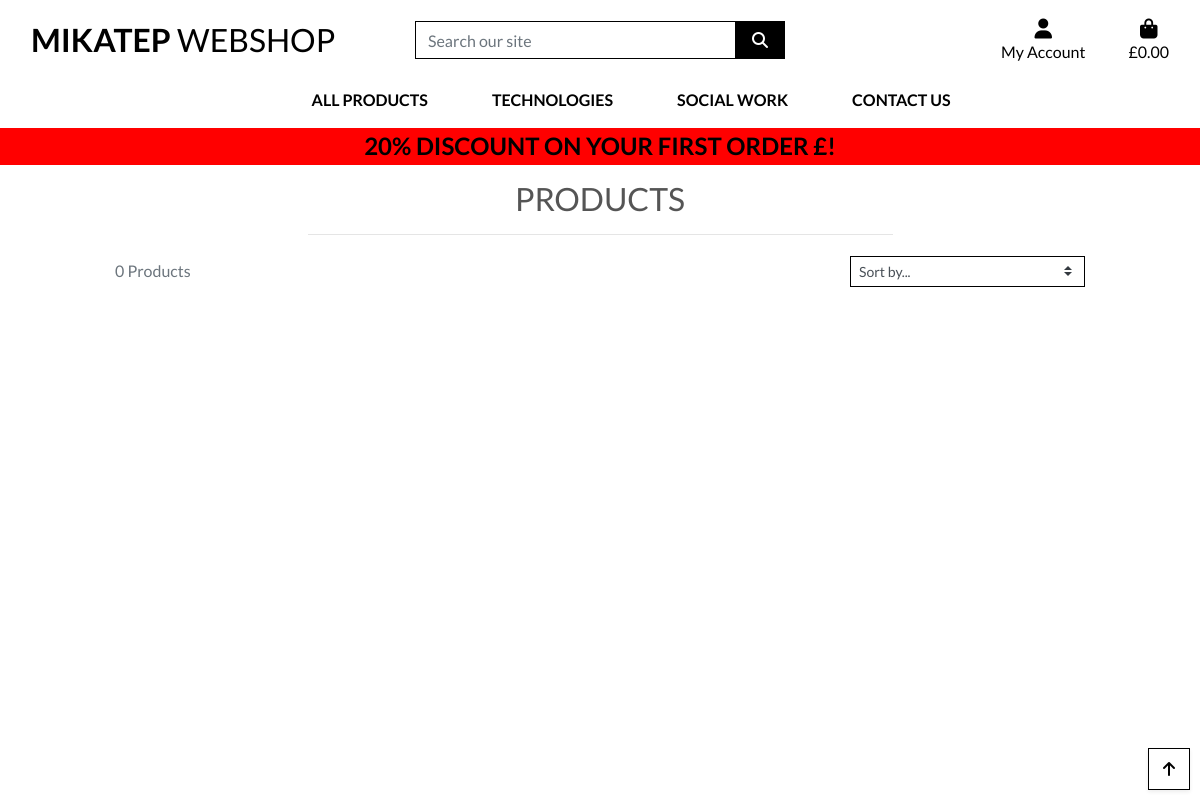
The app's page /products/?category=basic-frontend, older data.
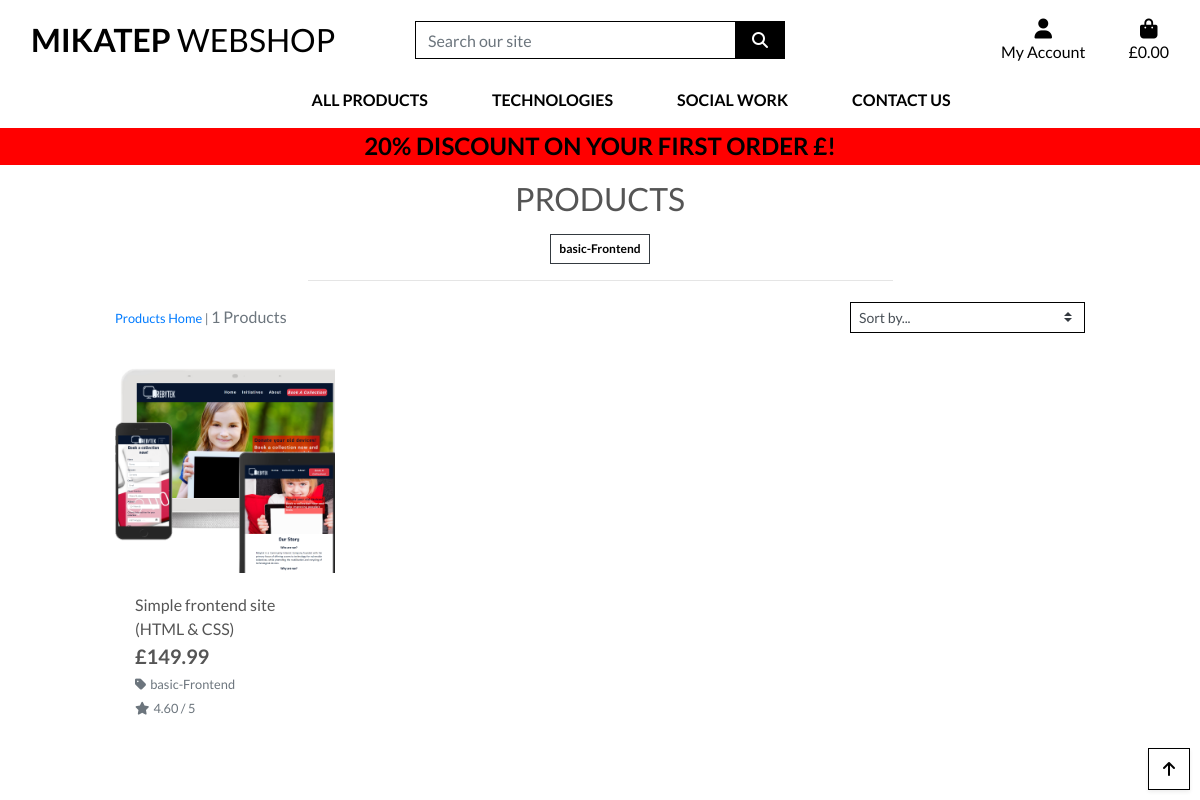
The same page, newer data.
### products/models.py (models this page shows, shortened)
class Category(models.Model):
    class Meta:
        verbose_name_plural ='Categories'
    name = models.CharField(max_length=254)
    friendly_name = models.CharField(max_length=254, null=True, blank=True)

class Product(models.Model):
    category = models.ForeignKey('Category', null=True, blank=True, on_delete=models.SET_NULL)
    sku = models.CharField(max_length=254, null=True, blank=True)
    name = models.CharField(max_length=254)
    description = models.TextField()
    price = models.DecimalField(max_digits=6, decimal_places=2)
    rating = models.DecimalField(max_digits=6, decimal_places=2, null=True, blank=True)
    image = models.ImageField(null=True, blank=True)

### products/views.py (the view, shortened to what this page needs)
# urls.py: path('', views.all_products, name='products'),
def all_products(request):
    products = Product.objects.all()
    query = None
    categories = None
    sort = None
    direction = None
    if request.GET:
        if 'category' in request.GET:
            categories = request.GET['category'].split(',')
            products = products.filter(category__name__in=categories)
            categories = Category.objects.filter(name__in=categories)
    current_sorting = f'{sort}_{direction}'
    context = {
        'products': products,
        'search_term': query,
        'current_categories': categories,
        'current_sorting': current_sorting,
    }
    return render(request, 'products/products.html', context)

### bag/contexts.py (called while the page is built, shortened)
def bag_contents(request):
    bag_items = []
    total = 0
    product_count = 0
    bag = request.session.get('bag', {})
    grand_total =  total
    context = {
        'bag_items': bag_items,
        'total': total,
        'product_count': product_count,
        'grand_total': grand_total,
    }
    return context

### products/templates/products/products.html (shortened to what the changed rows need)
{% extends "base.html" %}
{% load static %}
{% block content %}
    <div class="container-fluid">
        <div class="row">
            <div class="col text-center mt-3">
                <h2 class="logo-font">Products</h2>
                {% for c in current_categories %}
                    <a class="category-badge text-decoration-none" href="{% url 'products' %}?category={{ c.name }}">
                        <span class="p-2 mt-2 badge badge-white text-black rounded-0 border border-dark">{{ c.friendly_name }}</span>
                    </a>
                {% endfor %}
            </div>
        </div>
        <div class="row">
            <div class="product-container col-10 offset-1">
                <div class="row mt-1 mb-2">
                    <div class="col-12 col-md-6 order-md-first">
                        <p class="text-muted mt-3 text-center text-md-left">
                            {% if search_term or current_categories or current_sorting != 'None_None' %}
                                <span class="small"><a href="{% url 'products' %}">Products Home</a> | </span>
                            {% endif %}
                            {{ products|length }} Products{% if search_term %} found for <strong>"{{ search_term }}"</strong>{% endif %}
                        </p>
                    </div>
                </div>
                <div class="row">
                    {% for product in products %}
                        <div class="col-sm-6 col-md-6 col-lg-4 col-xl-3">
                            <div class="card h-100 border-0">
                                {% if product.image %}
                                <a href="{% url 'product_detail' product.id %}">
                                    <img class="card-img-top img-fluid" src="{{ product.image.url }}" alt="{{ product.name }}">
                                </a>
                                {% else %}
                                <a href="{% url 'product_detail' product.id %}">
                                    <img class="card-img-top img-fluid" src="{{ MEDIA_URL }}noimage.png" alt="{{ product.name }}">
                                </a>
                                {% endif %}
                                <div class="card-body pb-0">
                                    <p class="mb-0">{{ product.name }}</p>
                                </div>
                                <div class="card-footer bg-white pt-0 border-0 text-left">
                                    <div class="row">
                                        <div class="col">
                                            <p class="lead mb-0 text-left font-weight-bold">£{{ product.price }}</p>
                                            {% if product.category %}
                                            <p class="small mt-1 mb-0">
                                                <a class="text-muted" href="{% url 'products' %}?category={{ product.category.name }}">
                                                    <i class="fas fa-tag mr-1"></i>{{ product.category.friendly_name }}
                                                </a>
                                            </p>
                                            {% endif %}
                                            {% if product.rating %}
                                                <small class="text-muted"><i class="fas fa-star mr-1"></i>{{ product.rating }} / 5</small>
                                            {% else %}
                                                <small class="text-muted">No Rating</small>
                                            {% endif %}
                                        </div>
                                    </div>
                                </div>
                            </div>
                        </div>
                    {% endfor %}
                </div>
            </div>
        </div>
    </div>
{% endblock %}

Row changes from the older to the newer data that the page shows:
added Category: friendly_name "basic-Frontend"
added Product: image (picture), name "Simple frontend site (HTML & CSS)", price "149.99", category.friendly_name "basic-Frontend", rating "4.60"
Text that changed along with them:
{{ products|length }}: "0" → "1"
text now shown: "Products Home |"
